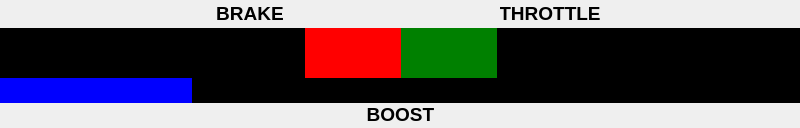
<?xml version="1.0" encoding="UTF-8"?>
<ui version="4.0">
 <class>DriverInputWidget</class>
 <widget class="QWidget" name="DriverInputWidget">
  <property name="geometry">
   <rect>
    <x>0</x>
    <y>0</y>
    <width>800</width>
    <height>128</height>
   </rect>
  </property>
  <property name="windowTitle">
   <string>Form</string>
  </property>
  <widget class="QWidget" name="verticalLayoutWidget">
   <property name="geometry">
    <rect>
     <x>0</x>
     <y>-2</y>
     <width>801</width>
     <height>129</height>
    </rect>
   </property>
   <layout class="QVBoxLayout" name="verticalLayout">
    <property name="spacing">
     <number>0</number>
    </property>
    <item>
     <layout class="QHBoxLayout" name="horizontalLayout_2">
      <property name="spacing">
       <number>0</number>
      </property>
      <property name="sizeConstraint">
       <enum>QLayout::SetDefaultConstraint</enum>
      </property>
      <property name="bottomMargin">
       <number>0</number>
      </property>
      <item>
       <widget class="QLabel" name="label_2">
        <property name="sizePolicy">
         <sizepolicy hsizetype="Preferred" vsizetype="Preferred">
          <horstretch>0</horstretch>
          <verstretch>0</verstretch>
         </sizepolicy>
        </property>
        <property name="minimumSize">
         <size>
          <width>0</width>
          <height>25</height>
         </size>
        </property>
        <property name="maximumSize">
         <size>
          <width>100</width>
          <height>30</height>
         </size>
        </property>
        <property name="font">
         <font>
          <pointsize>14</pointsize>
          <weight>75</weight>
          <bold>true</bold>
         </font>
        </property>
        <property name="text">
         <string>BRAKE</string>
        </property>
        <property name="alignment">
         <set>Qt::AlignCenter</set>
        </property>
       </widget>
      </item>
      <item>
       <widget class="QLabel" name="label">
        <property name="sizePolicy">
         <sizepolicy hsizetype="Preferred" vsizetype="Preferred">
          <horstretch>0</horstretch>
          <verstretch>0</verstretch>
         </sizepolicy>
        </property>
        <property name="minimumSize">
         <size>
          <width>0</width>
          <height>25</height>
         </size>
        </property>
        <property name="maximumSize">
         <size>
          <width>100</width>
          <height>30</height>
         </size>
        </property>
        <property name="font">
         <font>
          <pointsize>14</pointsize>
          <weight>75</weight>
          <bold>true</bold>
         </font>
        </property>
        <property name="text">
         <string>THROTTLE</string>
        </property>
        <property name="alignment">
         <set>Qt::AlignCenter</set>
        </property>
       </widget>
      </item>
     </layout>
    </item>
    <item>
     <layout class="QHBoxLayout" name="horizontalLayout">
      <property name="spacing">
       <number>0</number>
      </property>
      <item>
       <widget class="QProgressBar" name="BrakeBar">
        <property name="sizePolicy">
         <sizepolicy hsizetype="Expanding" vsizetype="Maximum">
          <horstretch>0</horstretch>
          <verstretch>0</verstretch>
         </sizepolicy>
        </property>
        <property name="minimumSize">
         <size>
          <width>0</width>
          <height>50</height>
         </size>
        </property>
        <property name="styleSheet">
         <string notr="true">QProgressBar {
	background-color: black;
	border-style: none;
}

QProgressBar::chunk {
	background-color: red;
}</string>
        </property>
        <property name="value">
         <number>24</number>
        </property>
        <property name="textVisible">
         <bool>false</bool>
        </property>
        <property name="invertedAppearance">
         <bool>true</bool>
        </property>
       </widget>
      </item>
      <item>
       <widget class="QProgressBar" name="ThrottleBar">
        <property name="sizePolicy">
         <sizepolicy hsizetype="Expanding" vsizetype="Maximum">
          <horstretch>0</horstretch>
          <verstretch>0</verstretch>
         </sizepolicy>
        </property>
        <property name="minimumSize">
         <size>
          <width>0</width>
          <height>50</height>
         </size>
        </property>
        <property name="styleSheet">
         <string notr="true">QProgressBar {
	background-color: black;
	border-style: none;
}

QProgressBar::chunk {
	background-color: green;
}</string>
        </property>
        <property name="value">
         <number>24</number>
        </property>
        <property name="alignment">
         <set>Qt::AlignLeading|Qt::AlignLeft|Qt::AlignVCenter</set>
        </property>
        <property name="textVisible">
         <bool>false</bool>
        </property>
        <property name="invertedAppearance">
         <bool>false</bool>
        </property>
       </widget>
      </item>
     </layout>
    </item>
    <item>
     <widget class="QProgressBar" name="BoostBar">
      <property name="sizePolicy">
       <sizepolicy hsizetype="Expanding" vsizetype="Maximum">
        <horstretch>0</horstretch>
        <verstretch>0</verstretch>
       </sizepolicy>
      </property>
      <property name="minimumSize">
       <size>
        <width>0</width>
        <height>25</height>
       </size>
      </property>
      <property name="styleSheet">
       <string notr="true">QProgressBar {
	background-color: black;
	border-style: none;
}

QProgressBar::chunk {
	background-color: blue;
}</string>
      </property>
      <property name="value">
       <number>24</number>
      </property>
      <property name="textVisible">
       <bool>false</bool>
      </property>
     </widget>
    </item>
    <item>
     <widget class="QLabel" name="label_3">
      <property name="sizePolicy">
       <sizepolicy hsizetype="Preferred" vsizetype="Maximum">
        <horstretch>0</horstretch>
        <verstretch>0</verstretch>
       </sizepolicy>
      </property>
      <property name="font">
       <font>
        <pointsize>14</pointsize>
        <weight>75</weight>
        <bold>true</bold>
       </font>
      </property>
      <property name="text">
       <string>BOOST</string>
      </property>
      <property name="alignment">
       <set>Qt::AlignCenter</set>
      </property>
     </widget>
    </item>
   </layout>
  </widget>
 </widget>
 <resources/>
 <connections/>
</ui>
